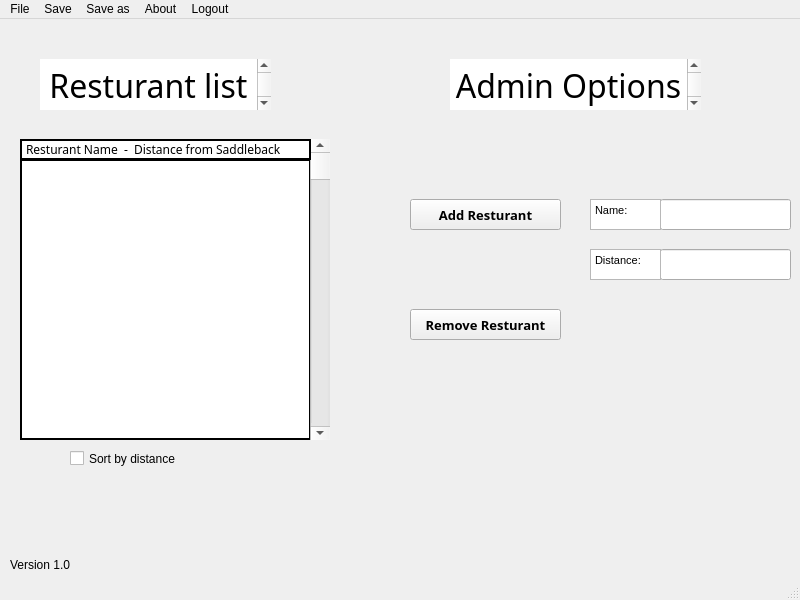
<?xml version="1.0" encoding="UTF-8"?>
<ui version="4.0">
 <class>debugMenu</class>
 <widget class="QMainWindow" name="debugMenu">
  <property name="geometry">
   <rect>
    <x>0</x>
    <y>0</y>
    <width>800</width>
    <height>600</height>
   </rect>
  </property>
  <property name="windowTitle">
   <string>Administrative Debug Menu</string>
  </property>
  <property name="autoFillBackground">
   <bool>true</bool>
  </property>
  <widget class="QWidget" name="centralwidget">
   <widget class="QListWidget" name="resturantList">
    <property name="geometry">
     <rect>
      <x>20</x>
      <y>140</y>
      <width>291</width>
      <height>281</height>
     </rect>
    </property>
    <property name="font">
     <font>
      <family>Bahnschrift</family>
      <pointsize>11</pointsize>
     </font>
    </property>
    <property name="frameShape">
     <enum>QFrame::Box</enum>
    </property>
    <property name="frameShadow">
     <enum>QFrame::Plain</enum>
    </property>
    <property name="lineWidth">
     <number>2</number>
    </property>
    <property name="verticalScrollBarPolicy">
     <enum>Qt::ScrollBarAlwaysOff</enum>
    </property>
    <property name="horizontalScrollBarPolicy">
     <enum>Qt::ScrollBarAlwaysOff</enum>
    </property>
   </widget>
   <widget class="QPushButton" name="removeFromList">
    <property name="geometry">
     <rect>
      <x>410</x>
      <y>290</y>
      <width>151</width>
      <height>31</height>
     </rect>
    </property>
    <property name="font">
     <font>
      <family>Bahnschrift</family>
      <pointsize>10</pointsize>
      <weight>75</weight>
      <bold>true</bold>
     </font>
    </property>
    <property name="text">
     <string>Remove Resturant</string>
    </property>
   </widget>
   <widget class="QPushButton" name="addToList">
    <property name="geometry">
     <rect>
      <x>410</x>
      <y>180</y>
      <width>151</width>
      <height>31</height>
     </rect>
    </property>
    <property name="font">
     <font>
      <family>Bahnschrift</family>
      <pointsize>10</pointsize>
      <weight>75</weight>
      <bold>true</bold>
     </font>
    </property>
    <property name="text">
     <string>Add Resturant</string>
    </property>
   </widget>
   <widget class="QLineEdit" name="inputResturantName">
    <property name="geometry">
     <rect>
      <x>660</x>
      <y>180</y>
      <width>131</width>
      <height>31</height>
     </rect>
    </property>
    <property name="text">
     <string/>
    </property>
   </widget>
   <widget class="QLabel" name="addLabel">
    <property name="geometry">
     <rect>
      <x>370</x>
      <y>170</y>
      <width>51</width>
      <height>51</height>
     </rect>
    </property>
    <property name="text">
     <string/>
    </property>
   </widget>
   <widget class="QLabel" name="removeLabel">
    <property name="geometry">
     <rect>
      <x>360</x>
      <y>280</y>
      <width>51</width>
      <height>51</height>
     </rect>
    </property>
    <property name="text">
     <string/>
    </property>
   </widget>
   <widget class="QTextBrowser" name="debugMenuHeader">
    <property name="geometry">
     <rect>
      <x>40</x>
      <y>40</y>
      <width>231</width>
      <height>51</height>
     </rect>
    </property>
    <property name="font">
     <font>
      <family>MS Reference Sans Serif</family>
      <pointsize>20</pointsize>
     </font>
    </property>
    <property name="focusPolicy">
     <enum>Qt::StrongFocus</enum>
    </property>
    <property name="autoFillBackground">
     <bool>false</bool>
    </property>
    <property name="frameShape">
     <enum>QFrame::NoFrame</enum>
    </property>
    <property name="frameShadow">
     <enum>QFrame::Plain</enum>
    </property>
    <property name="lineWidth">
     <number>0</number>
    </property>
    <property name="html">
     <string>&lt;!DOCTYPE HTML PUBLIC &quot;-//W3C//DTD HTML 4.0//EN&quot; &quot;http://www.w3.org/TR/REC-html40/strict.dtd&quot;&gt;
&lt;html&gt;&lt;head&gt;&lt;meta name=&quot;qrichtext&quot; content=&quot;1&quot; /&gt;&lt;style type=&quot;text/css&quot;&gt;
p, li { white-space: pre-wrap; }
&lt;/style&gt;&lt;/head&gt;&lt;body style=&quot; font-family:'MS Reference Sans Serif'; font-size:20pt; font-weight:400; font-style:normal;&quot;&gt;
&lt;p align=&quot;center&quot; style=&quot; margin-top:0px; margin-bottom:0px; margin-left:0px; margin-right:0px; -qt-block-indent:0; text-indent:0px;&quot;&gt;&lt;span style=&quot; font-family:'MS Shell Dlg 2'; font-size:24pt;&quot;&gt;Resturant list&lt;/span&gt;&lt;/p&gt;&lt;/body&gt;&lt;/html&gt;</string>
    </property>
   </widget>
   <widget class="QScrollBar" name="verticalScrollBar">
    <property name="geometry">
     <rect>
      <x>310</x>
      <y>120</y>
      <width>20</width>
      <height>301</height>
     </rect>
    </property>
    <property name="orientation">
     <enum>Qt::Vertical</enum>
    </property>
   </widget>
   <widget class="QTextEdit" name="listTitleText">
    <property name="geometry">
     <rect>
      <x>20</x>
      <y>120</y>
      <width>291</width>
      <height>21</height>
     </rect>
    </property>
    <property name="font">
     <font>
      <family>Bahnschrift</family>
      <pointsize>10</pointsize>
      <weight>75</weight>
      <bold>true</bold>
     </font>
    </property>
    <property name="frameShape">
     <enum>QFrame::Box</enum>
    </property>
    <property name="frameShadow">
     <enum>QFrame::Plain</enum>
    </property>
    <property name="lineWidth">
     <number>2</number>
    </property>
    <property name="verticalScrollBarPolicy">
     <enum>Qt::ScrollBarAlwaysOff</enum>
    </property>
    <property name="horizontalScrollBarPolicy">
     <enum>Qt::ScrollBarAlwaysOff</enum>
    </property>
    <property name="html">
     <string>&lt;!DOCTYPE HTML PUBLIC &quot;-//W3C//DTD HTML 4.0//EN&quot; &quot;http://www.w3.org/TR/REC-html40/strict.dtd&quot;&gt;
&lt;html&gt;&lt;head&gt;&lt;meta name=&quot;qrichtext&quot; content=&quot;1&quot; /&gt;&lt;style type=&quot;text/css&quot;&gt;
p, li { white-space: pre-wrap; }
&lt;/style&gt;&lt;/head&gt;&lt;body style=&quot; font-family:'Bahnschrift'; font-size:10pt; font-weight:600; font-style:normal;&quot;&gt;
&lt;p style=&quot; margin-top:0px; margin-bottom:0px; margin-left:0px; margin-right:0px; -qt-block-indent:0; text-indent:0px;&quot;&gt;&lt;span style=&quot; font-family:'MS Shell Dlg 2'; font-size:9pt; font-weight:400;&quot;&gt;Resturant Name  -  Distance from Saddleback&lt;/span&gt;&lt;/p&gt;&lt;/body&gt;&lt;/html&gt;</string>
    </property>
   </widget>
   <widget class="QCheckBox" name="sortByDistToggle">
    <property name="geometry">
     <rect>
      <x>70</x>
      <y>430</y>
      <width>221</width>
      <height>19</height>
     </rect>
    </property>
    <property name="text">
     <string>Sort by distance</string>
    </property>
   </widget>
   <widget class="QLabel" name="label">
    <property name="geometry">
     <rect>
      <x>10</x>
      <y>520</y>
      <width>121</width>
      <height>51</height>
     </rect>
    </property>
    <property name="text">
     <string>Version 1.0</string>
    </property>
   </widget>
   <widget class="QTextBrowser" name="debugMenuHeader_2">
    <property name="geometry">
     <rect>
      <x>450</x>
      <y>40</y>
      <width>251</width>
      <height>51</height>
     </rect>
    </property>
    <property name="font">
     <font>
      <family>MS Reference Sans Serif</family>
      <pointsize>20</pointsize>
     </font>
    </property>
    <property name="focusPolicy">
     <enum>Qt::StrongFocus</enum>
    </property>
    <property name="autoFillBackground">
     <bool>false</bool>
    </property>
    <property name="frameShape">
     <enum>QFrame::NoFrame</enum>
    </property>
    <property name="frameShadow">
     <enum>QFrame::Plain</enum>
    </property>
    <property name="lineWidth">
     <number>0</number>
    </property>
    <property name="html">
     <string>&lt;!DOCTYPE HTML PUBLIC &quot;-//W3C//DTD HTML 4.0//EN&quot; &quot;http://www.w3.org/TR/REC-html40/strict.dtd&quot;&gt;
&lt;html&gt;&lt;head&gt;&lt;meta name=&quot;qrichtext&quot; content=&quot;1&quot; /&gt;&lt;style type=&quot;text/css&quot;&gt;
p, li { white-space: pre-wrap; }
&lt;/style&gt;&lt;/head&gt;&lt;body style=&quot; font-family:'MS Reference Sans Serif'; font-size:20pt; font-weight:400; font-style:normal;&quot;&gt;
&lt;p align=&quot;center&quot; style=&quot; margin-top:0px; margin-bottom:0px; margin-left:0px; margin-right:0px; -qt-block-indent:0; text-indent:0px;&quot;&gt;&lt;span style=&quot; font-family:'MS Shell Dlg 2'; font-size:24pt;&quot;&gt;Admin Options&lt;/span&gt;&lt;/p&gt;&lt;/body&gt;&lt;/html&gt;</string>
    </property>
   </widget>
   <widget class="QLineEdit" name="inputResturantDist">
    <property name="geometry">
     <rect>
      <x>660</x>
      <y>230</y>
      <width>131</width>
      <height>31</height>
     </rect>
    </property>
    <property name="text">
     <string/>
    </property>
   </widget>
   <widget class="QTextEdit" name="textEdit">
    <property name="geometry">
     <rect>
      <x>590</x>
      <y>180</y>
      <width>71</width>
      <height>31</height>
     </rect>
    </property>
    <property name="html">
     <string>&lt;!DOCTYPE HTML PUBLIC &quot;-//W3C//DTD HTML 4.0//EN&quot; &quot;http://www.w3.org/TR/REC-html40/strict.dtd&quot;&gt;
&lt;html&gt;&lt;head&gt;&lt;meta name=&quot;qrichtext&quot; content=&quot;1&quot; /&gt;&lt;style type=&quot;text/css&quot;&gt;
p, li { white-space: pre-wrap; }
&lt;/style&gt;&lt;/head&gt;&lt;body style=&quot; font-family:'MS Shell Dlg 2'; font-size:8.25pt; font-weight:400; font-style:normal;&quot;&gt;
&lt;p style=&quot; margin-top:0px; margin-bottom:0px; margin-left:0px; margin-right:0px; -qt-block-indent:0; text-indent:0px;&quot;&gt;Name:&lt;/p&gt;&lt;/body&gt;&lt;/html&gt;</string>
    </property>
   </widget>
   <widget class="QTextEdit" name="textEdit_2">
    <property name="geometry">
     <rect>
      <x>590</x>
      <y>230</y>
      <width>71</width>
      <height>31</height>
     </rect>
    </property>
    <property name="html">
     <string>&lt;!DOCTYPE HTML PUBLIC &quot;-//W3C//DTD HTML 4.0//EN&quot; &quot;http://www.w3.org/TR/REC-html40/strict.dtd&quot;&gt;
&lt;html&gt;&lt;head&gt;&lt;meta name=&quot;qrichtext&quot; content=&quot;1&quot; /&gt;&lt;style type=&quot;text/css&quot;&gt;
p, li { white-space: pre-wrap; }
&lt;/style&gt;&lt;/head&gt;&lt;body style=&quot; font-family:'MS Shell Dlg 2'; font-size:8.25pt; font-weight:400; font-style:normal;&quot;&gt;
&lt;p style=&quot; margin-top:0px; margin-bottom:0px; margin-left:0px; margin-right:0px; -qt-block-indent:0; text-indent:0px;&quot;&gt;Distance:&lt;/p&gt;&lt;/body&gt;&lt;/html&gt;</string>
    </property>
   </widget>
  </widget>
  <widget class="QMenuBar" name="menubar">
   <property name="geometry">
    <rect>
     <x>0</x>
     <y>0</y>
     <width>800</width>
     <height>20</height>
    </rect>
   </property>
   <widget class="QMenu" name="menuDebug_Meni">
    <property name="title">
     <string>About</string>
    </property>
   </widget>
   <widget class="QMenu" name="menuLogout">
    <property name="title">
     <string>Logout</string>
    </property>
   </widget>
   <widget class="QMenu" name="menuSave_List">
    <property name="title">
     <string>Save</string>
    </property>
   </widget>
   <widget class="QMenu" name="menuFile">
    <property name="title">
     <string>File</string>
    </property>
   </widget>
   <widget class="QMenu" name="menuSave_as">
    <property name="title">
     <string>Save as</string>
    </property>
   </widget>
   <addaction name="menuFile"/>
   <addaction name="menuSave_List"/>
   <addaction name="menuSave_as"/>
   <addaction name="menuDebug_Meni"/>
   <addaction name="menuLogout"/>
  </widget>
  <widget class="QStatusBar" name="statusbar"/>
 </widget>
 <resources/>
 <connections/>
</ui>
